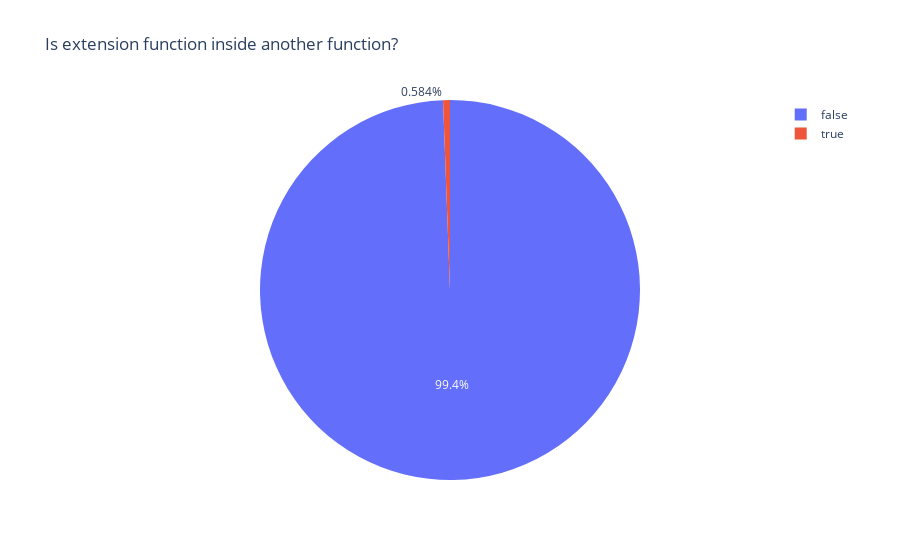

The notebook cell saved with this chart:
### Markdown cell above
## Extension functions inside other functions

### Code cell
plx.pie(both, names='is inside function', title='Is extension function inside another function?')

### Figure 1 — Plotly figure (JSON) as saved in the notebook; plotly's stock layout.template omitted (floating-point values rounded to 4 significant figures; data arrays with more than 128 entries replaced by an {"elided": "..."} marker saying what was removed)
{"data": [{"domain": {"x": [0, 1], "y": [0, 1]}, "hovertemplate": "is inside function=%{label}<extra></extra>", "labels": {"elided": "2569 bool values"}, "legendgroup": "", "name": "", "showlegend": true, "type": "pie"}], "layout": {"legend": {"tracegroupgap": 0}, "title": {"text": "Is extension function inside another function?"}}}
